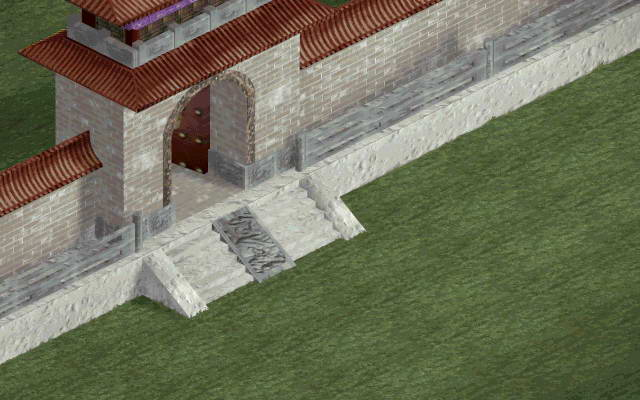

This game map was drawn from its Tiled (.tmx) file and the tilesets committed beside it. A one-line description and the trimmed map source follow:
An orthogonal 64x40 tile map with 10x10 px tiles, 1 tile layer (块层 1).

<map version="1.0" orientation="orthogonal" width="64" height="40" tilewidth="10" tileheight="10">
 <tileset firstgid="1" name="1- (67)" tilewidth="10" tileheight="10">
  <image source="map/1- (67).jpg" trans="ff00ff" width="640" height="400" />
 </tileset>
 <layer name="块层 1" width="64" height="40">
  <data>[2560 cells, 2560 non-empty, 2560 distinct tile ids]</data>
 </layer>
</map>
